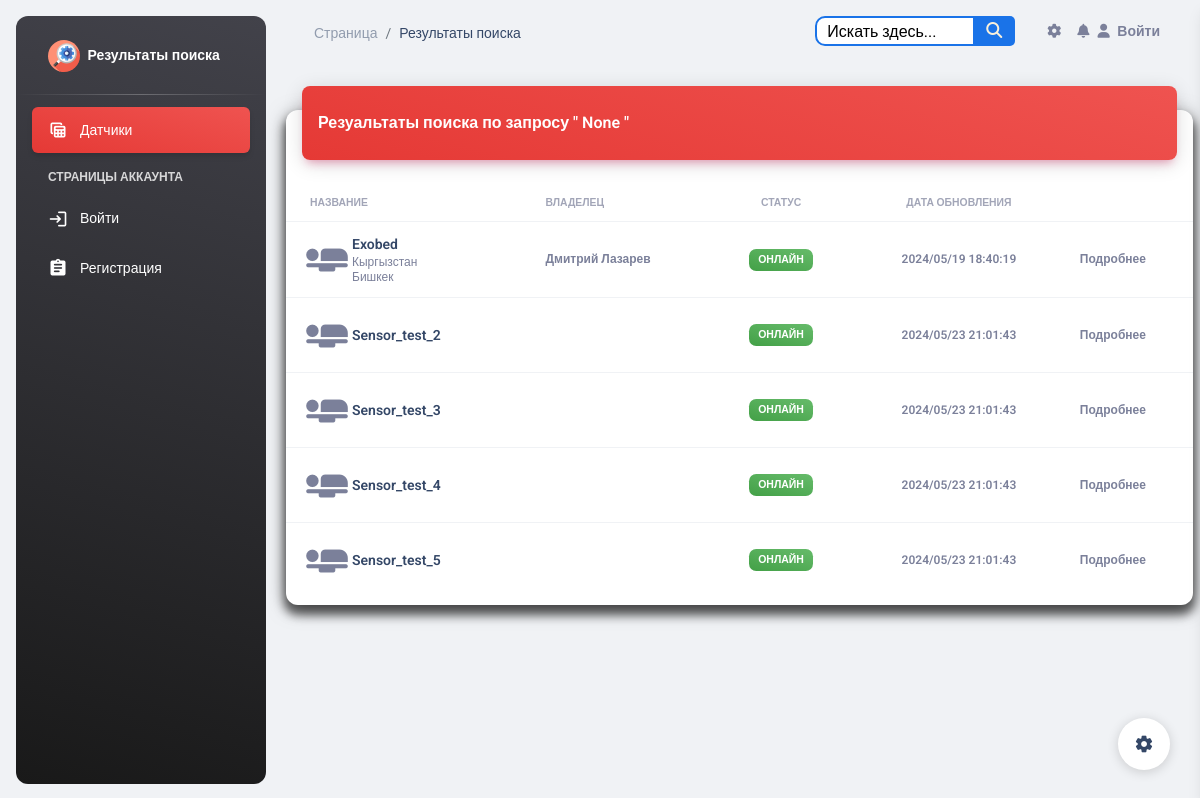
The app's page /search/, older data.
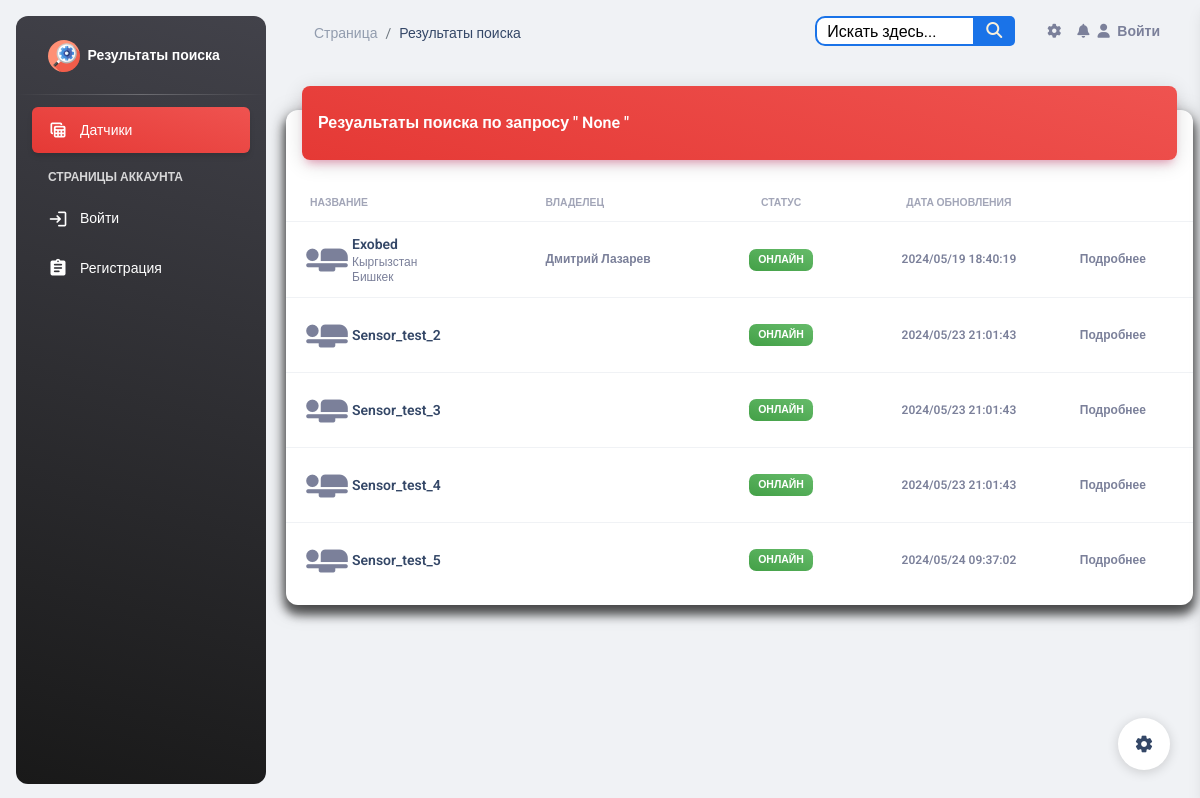
The same page, newer data.
### esp_sensor/models.py (models this page shows, shortened)
class Sensor(models.Model):
    id = models.AutoField(primary_key=True)
    name = models.CharField('Имя датчика', max_length=100, unique=True)
    slug = models.SlugField(max_length=255, unique=True, db_index=True, verbose_name="URL")
    description = models.TextField('Описание', blank=True)
    owner = models.CharField("Владелец", max_length=100, blank=True)
    date_added = models.DateTimeField('Дата добавления', auto_now=True)
    country = models.ManyToManyField(Country, blank=True, verbose_name='Страна')
    city = models.ManyToManyField(City, blank=True, verbose_name='Город')
    inclusions = models.IntegerField("Количество включений", default=0)
    power = models.IntegerField(default=0, blank=True, verbose_name='Мощность %',
                                validators=[MinValueValidator(0), MaxValueValidator(100)])
    watt = models.IntegerField("Потребление мощности Ватт", default=0)
    volt = models.IntegerField("Электрическое напряжение Вольт", default=0)
    work = models.BooleanField('Онлайн', default=True)
    blocked = models.BooleanField('Заблокирован', default=False)
    start = models.BooleanField('Старт', default=False)
    temperature = models.FloatField('Температура', default=0)
    fan_speed = models.IntegerField('Скорость кулера', default=0)
    ip_address = models.CharField('IP Адрес', max_length=15, blank=True)
    mac_address = models.CharField('MAC Адрес', max_length=20, blank=True)
    confirmed = models.BooleanField('Подтвержден администратором', default=False)
    version = models.CharField('Версия прошивки', max_length=15, blank=True)
    processing_time = models.FloatField('Время обработки (мс)', null=True, blank=True)
    class Meta:
        verbose_name = 'Датчик'
        verbose_name_plural = 'Датчики'

### esp_sensor/views.py (the view)
# urls.py: path('search/', views.search_sensors, name='search_sensors'),
def search_sensors(request):
    query = request.GET.get('q')
    if query:
        sensors = Sensor.objects.filter(
            Q(name__icontains=query) |
            Q(description__icontains=query) |
            Q(owner__icontains=query) |
            Q(mac_address__icontains=query) |
            Q(ip_address__icontains=query) |
            Q(country__name__icontains=query) |
            Q(city__name__icontains=query) |
            Q(inclusions__icontains=query)
        ).distinct()
    else:
        sensors = Sensor.objects.all()
    return render(request, 'sensor/search_results.html', {'sensors': sensors, 'query': query})

### templates/sensor/search_results.html (shortened to what the changed rows need)
{% load static %}
{% include 'base.html' %}
<body class="g-sidenav-show  bg-gray-200">
<main class="main-content position-relative max-height-vh-100 h-100 border-radius-lg ">
    <div class="container-fluid py-4">
        <div class="row">
            <div class="col-12">
                <div class="card my-4">
                    <div class="card-body px-0 pb-2">
                        <div class="table-responsive p-0">
                            <table class="table align-items-center mb-0">
                                <thead>
                                <tr>
                                    <th class="text-uppercase text-secondary text-xxs font-weight-bolder opacity-7">
                                        Название
                                    </th>
                                    <th class="text-uppercase text-secondary text-xxs font-weight-bolder opacity-7 ps-2">
                                        Владелец
                                    </th>
                                    <th class="text-center text-uppercase text-secondary text-xxs font-weight-bolder opacity-7">
                                        Статус
                                    </th>
                                    <th class="text-center text-uppercase text-secondary text-xxs font-weight-bolder opacity-7">
                                        Дата обновления
                                    </th>
                                    <th class="text-secondary opacity-7"></th>
                                </tr>
                                </thead>
                                <tbody>
                                {% for sensor in sensors %}
                                    <tr>
                                        <td>
                                            <div class="d-flex px-2 py-1">
                                                <div>
                                                    <i class="material-icons"
                                                       style="font-size: 50px;">airline_seat_flat</i>
                                                </div>
                                                <div class="d-flex flex-column justify-content-center">
                                                    <h6 class="mb-0 text-sm">{{ sensor.name }}</h6>
                                                </div>
                                            </div>
                                        </td>
                                        <td>
                                        </td>
                                        <td class="align-middle text-center text-sm">
                                            {% if sensor.work %}
                                                <span class="badge badge-sm bg-gradient-success">Онлайн</span>
                                            {% else %}
                                                <span class="badge badge-sm bg-gradient-secondary">Оффлайн</span>
                                            {% endif %}
                                        </td>
                                        <td class="align-middle text-center">
                                            <span class="text-secondary text-xs font-weight-bold">{{ sensor.date_added | date:"Y/m/d H:i:s" }}</span>
                                        </td>
                                        <td class="align-middle">
                                            <a href="{% url 'sensor_detail' sensor.pk %}"
                                               class="text-secondary font-weight-bold text-xs"
                                               data-toggle="tooltip" data-original-title="Edit user">
                                                Подробнее
                                            </a>
                                        </td>
                                    </tr>
                                {% empty %}
                                    <h6 class="text-primary ps-3">Поиск не дал результатов!</h6>
                                {% endfor %}
                                </tbody>
                            </table>
                        </div>
                    </div>
                </div>
            </div>
        </div>
    </div>
</main>
</body>

Row changes from the older to the newer data that the page shows:
changed Sensor "Sensor_test_5": date_added "2024/05/23 21:01:43" → "2024/05/24 09:37:02"
